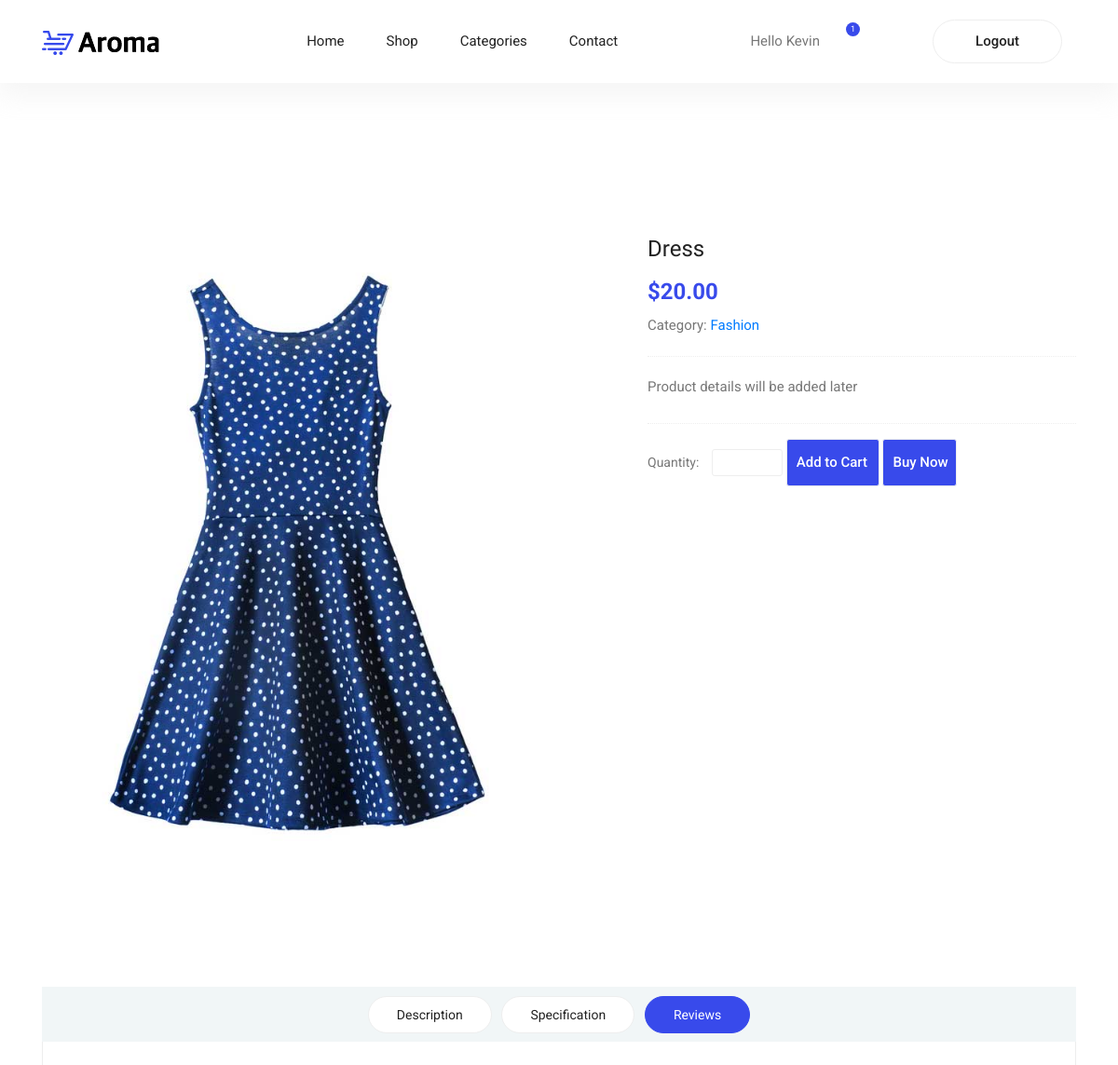
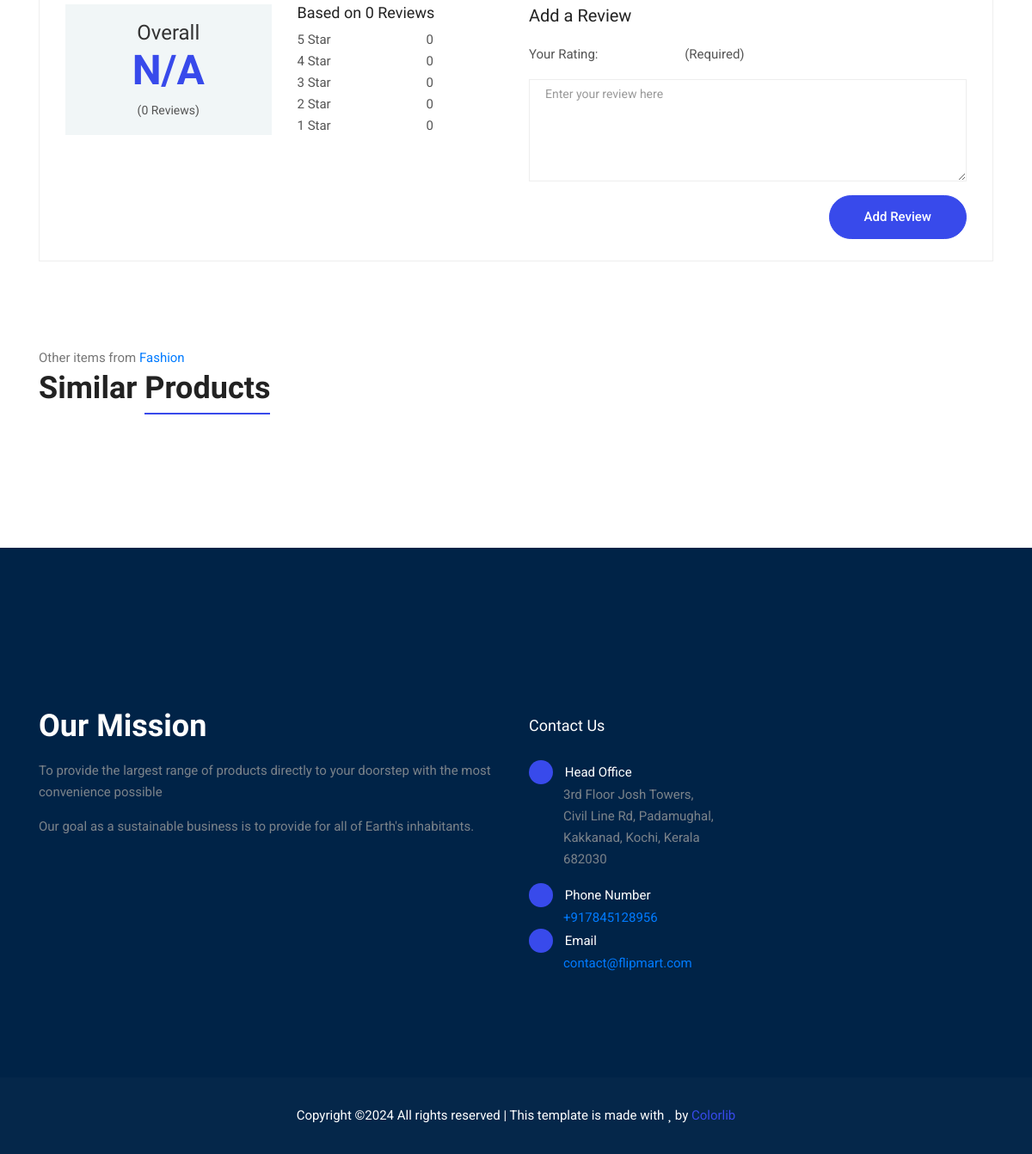
The app's page /user/product/10 (signed in) with its own data (2 pictures, top to bottom).
### siteadmin/models.py (models this page shows, shortened)
class User(models.Model):
    name = models.CharField(max_length=100, unique=True)
    email = models.EmailField()
    password = models.CharField(max_length=100)

class Product(models.Model):
    name = models.CharField(max_length=100)
    price = models.DecimalField(decimal_places=2,max_digits=9)
    category = models.ForeignKey(to=Category, on_delete=models.CASCADE, null=True)
    image = models.ImageField(upload_to='products', default='products/null.jpg')
    details = models.TextField(default='Product details will be added later.')

class Category(models.Model):
    name = models.CharField(max_length=100)
    image = models.ImageField(upload_to='categories', default='products/null.jpg')

### user/views.py (the view, shortened to what this page needs)
# urls.py: path("product/<int:id>", views.product, name="product"),
def product(request, id):
    product = Product.objects.get(id = id)
    reviews = Review.objects.filter(product = product)
    if reviews.exists():
        avg_rating = round(reviews.aggregate(Avg("rating"))['rating__avg'], ndigits=1)
    else:
        avg_rating = 'N/A'
    rating_1 = reviews.filter(rating = 1).count()
    rating_2 = reviews.filter(rating = 2).count()
    rating_3 = reviews.filter(rating = 3).count()
    rating_4 = reviews.filter(rating = 4).count()
    rating_5 = reviews.filter(rating = 5).count()
    context = {
        'product': product,
        'reviews': reviews,
        'avg_rating': avg_rating,
        'rating_1': rating_1,
        'rating_2': rating_2,
        'rating_3': rating_3,
        'rating_4': rating_4,
        'rating_5': rating_5
    }
    user = get_user(request)
    if user == None:
        return redirect('user:login')
    purchases = Purchase.objects.filter(user = user, product=product)
    userreview = Review.objects.filter(user=user, product=product)
    context.update({'userreview': userreview.first()})
    purchased_product = False
    reviewed = False
    if purchases.exists():
        purchased_product = True
    if userreview.exists():
        reviewed = True
    context.update({'purchased_product': purchased_product})
    context.update({'reviewed': reviewed})
    products = Product.objects.filter(category = product.category)
    context['products'] = products
    pass_user_details(request, context)
    return render(request, 'user/product.html', context)

### user/views.py (called while the page is built)
def get_user(request):
    try:
        user = User.objects.get(name = request.session.get('username'))
        return user
    except ObjectDoesNotExist:
        return None

def pass_user_details(request, context):
    username = request.session.get('username')
    context['username'] = username
    user = User.objects.filter(name = username).first()
    cart_items_count = CartItem.objects.filter(user = user).count()
    context['cart_items_count'] = cart_items_count

### templates/user/product.html (shortened to what this page needs)
{% extends 'user/home.html' %}
{% block content %}
<div class="product_image_area">
    <div class="container">
        <div class="row s_product_inner">
            <div class="col-lg-6">
                <img class="img-fluid" src="{{product.image.url}}" alt="product image">
            </div>
            <div class="col-lg-5 offset-lg-1">
                <div class="s_product_text">
                    <h3>{{product.name}}</h3>
                    <h2>${{product.price}}</h2>
                    <ul>
                        <li>Category: <a class="active" href="{% url 'user:category' product.category.id %}">{{product.category.name}}</a></li>
                    </ul>
                    <p>
                        {{product.details}}
                    </p>
                    <div class="mt-3">
                        <form class="product_count" action="{% url 'user:add_to_cart' product.id %}" method="post">
                            <label for="qty">Quantity:</label>
                            <input type="number" name='qty' min="1" required>
                            <input type="submit" name="action" value="Add to Cart"  class="button" style="width: 100px;">
                            <input type="submit" name="action" value="Buy Now"  class="button" style="width: 80px;">
                        </form>
                    </div>
            </div>
        </div>
    </div>
</div>
<section class="product_description_area">
    <div class="container">
        <ul class="nav nav-tabs" id="myTab" role="tablist">
            <li class="nav-item">
                <a class="nav-link" id="home-tab" data-toggle="tab" href="#home" role="tab" aria-controls="home" aria-selected="true">Description</a>
            </li>
            <li class="nav-item">
                <a class="nav-link" id="profile-tab" data-toggle="tab" href="#profile" role="tab" aria-controls="profile"
                 aria-selected="false">Specification</a>
            </li>
            <li class="nav-item">
                <a class="nav-link active" id="review-tab" data-toggle="tab" href="#review" role="tab" aria-controls="review"
                 aria-selected="false">Reviews</a>
            </li>
        </ul>
        <div class="tab-content" id="myTabContent">
            <div class="tab-pane fade show active" id="review" role="tabpanel" aria-labelledby="review-tab">
                <div class="row">
                    <div class="col-lg-6">
                        <div class="row total_rate">
                            <div class="col-6">
                                <div class="box_total">
                                    <h5>Overall</h5>
                                    <h4>{{avg_rating}}</h4>
                                    <h6>({{reviews|length}} Reviews)</h6>
                                </div>
                            </div>
                            <div class="col-6">
                                <div class="rating_list">
                                    <h3>Based on {{reviews|length}} Reviews</h3>
                                    <ul class="list">
                                        <li>
                                        <a>5 Star
                                            <i class="fa fa-star"></i>
                                            <i class="fa fa-star"></i>
                                            <i class="fa fa-star"></i>
                                            <i class="fa fa-star"></i>
                                            <i class="fa fa-star"></i>
                                            {{rating_5}}
                                        </a>
                                        </li>
                                        <li>
                                            <a>4 Star
                                                <i class="fa fa-star"></i>
                                                <i class="fa fa-star"></i>
                                                <i class="fa fa-star"></i>
                                                <i class="fa fa-star"></i>
                                                <i class="fa fa-star text-dark"></i>
                                                {{rating_4}}
                                            </a>
                                        </li>
                                        <li>
                                            <a>3 Star
                                                <i class="fa fa-star"></i>
                                                <i class="fa fa-star"></i>
                                                <i class="fa fa-star"></i>
                                                <i class="fa fa-star text-dark"></i>
                                                <i class="fa fa-star text-dark"></i>
                                                {{rating_3}}
                                            </a>
                                        </li>
                                        <li>
                                            <a>2 Star
                                                <i class="fa fa-star"></i>
                                                <i class="fa fa-star"></i>
                                                <i class="fa fa-star text-dark"></i>
                                                <i class="fa fa-star text-dark"></i>
                                                <i class="fa fa-star text-dark"></i>
                                                {{rating_2}}
                                            </a>
                                        </li>
                                        <li>
                                            <a>1 Star
                                                <i class="fa fa-star"></i>
                                                <i class="fa fa-star text-dark"></i>
                                                <i class="fa fa-star text-dark"></i>
                                                <i class="fa fa-star text-dark"></i>
                                                <i class="fa fa-star text-dark"></i>
                                                {{rating_1}}
                                            </a>
                                        </li>
                                    </ul>
                                </div>
                            </div>
                        </div>
                    </div>
                    <div class="col-lg-6">
                        {% if not purchased_product %}
                        <p>You must purchase a product before you can review it.</p>
                        {% else %}
                        <div class="review_box">
                            <h4>Add a Review</h4>
                            <p>Your Rating:</p>
                            <ul class="list">
                                <li><a onclick="rating(1)"><i id="1" class="fa fa-star text-dark"></i></a></li>
                                <li><a onclick="rating(2)"><i id="2" class="fa fa-star text-dark"></i></a></li>
                                <li><a onclick="rating(3)"><i id="3" class="fa fa-star text-dark"></i></a></li>
                                <li><a onclick="rating(4)"><i id="4" class="fa fa-star text-dark"></i></a></li>
                                <li><a onclick="rating(5)"><i id="5" class="fa fa-star text-dark"></i></a></li>
                            </ul>
                            <p id="rating-adjective">(Required)</p>
                            <form action="{% url 'user:product' product.id %}" class="form-contact form-review mt-3" method="post">
                                <div class="form-group">
                                    <textarea class="form-control different-control w-100" name="details" id="textarea" cols="30" rows="5" placeholder="Enter your review here" required></textarea>
                                </div>
                                <div class="form-group text-center text-md-right mt-3">
                                    <input type="submit" name="action" value="Add Review" class="button button--active button-review">
                                </div>
                            </form>
                        </div>
                        {% endif %}
                    </div>
                </div>
            </div>
        </div>
    </div>
</section>
<section class="related-product-area section-margin--small mt-0">
    <div class="container">
        <div class="section-intro pb-60px">
            <p>Other items from <a href="{% url 'user:category' product.category.id %}">{{product.category.name}}</a></p>
            <h2>Similar <span class="section-intro__style">Products</span></h2>
        </div>
  </div>
</section>
{% endblock %}

### templates/user/home.html (shortened to what this page needs)
{% load static %}
<!DOCTYPE html>
<html lang="en">
<head>
  <link rel="stylesheet" href="{% static 'vendors/bootstrap/bootstrap.min.css' %}">
  <link rel="stylesheet" href="{% static 'vendors/fontawesome/css/all.min.css' %}">
	<link rel="stylesheet" href="{% static 'vendors/themify-icons/themify-icons.css' %}">
  <link rel="stylesheet" href="{% static 'vendors/nice-select/nice-select.css' %}">
  <link rel="stylesheet" href="{% static 'vendors/owl-carousel/owl.theme.default.min.css' %}">
  <link rel="stylesheet" href="{% static 'vendors/owl-carousel/owl.carousel.min.css' %}">
  <link rel="stylesheet" href="{% static 'css/style.css' %}">
</head>
<body>
  {% block header %}
	<header class="header_area">
    <div class="main_menu">
      <nav class="navbar navbar-expand-lg navbar-light">
        <div class="container">
          <a class="navbar-brand logo_h" href="{% url 'user:home' %}"><img src="{% static 'img/logo.png' %}" alt=""></a>
          <div class="collapse navbar-collapse offset" id="navbarSupportedContent">
            <ul class="nav navbar-nav menu_nav ml-auto mr-auto">
              <li class="nav-item {% block homelink %}active{% endblock%}"><a class="nav-link" href="{% url 'user:home' %}">Home</a></li>
              <li class="nav-item {% block shoplink %}{% endblock%}"><a class="nav-link" href="{% url 'user:shop' %}">Shop</a></li>
              <li class="nav-item {% block categorylink %}{% endblock%}"><a class="nav-link" href="{% url 'user:categories' %}">Categories</a></li>
              <li class="nav-item {% block contactlink %}{% endblock contactlink %}"><a class="nav-link" href="{% url 'user:contact' %}">Contact</a></li>
            </ul>
            <ul class="nav-shop">
              {% if not username %}
              <li class="nav-item"><a class="button button-header" href="{% url 'user:login' %}">Login</a></li>
              <li class="nav-item" style="margin: 0;"><a class="button button-header" href="{% url 'user:register' %}">Register</a></li>
              {% else %}
              <li>Hello {{username}}</li>
              <li class="nav-item"><a href="{% url 'user:cart' %}"><button><i class="ti-shopping-cart"></i><span class="nav-shop__circle">{{cart_items_count}}</span></button></a></li>
              <li class="nav-item"><a href="{% url 'user:account' %}"><i class="ti-user"></i></a> </li>
              <li class="nav-item"><a class="button button-header" href="{% url 'user:logout' %}">Logout</a></li>
              {% endif %}
            </ul>
          </div>
        </div>
      </nav>
    </div>
  </header>
  {% endblock %}
  {% block content %}{% endblock %}
  {% block footer %}
	<footer class="footer">
		<div class="footer-area">
			<div class="container">
				<div class="row">
					<div class="col-lg-6 col-md-6 col-sm-6">
						<div class="single-footer-widget tp_widgets">
							<h4 class="footer_title large_title">Our Mission</h4>
							<p>
								To provide the largest range of products directly to your doorstep
                with the most convenience possible
							</p>
							<p>
								Our goal as a sustainable business is to provide for all of Earth's
                inhabitants.
							</p>
						</div>
					</div>
					<div class="col-lg-6 col-md-6 col-sm-6">
						<div class="single-footer-widget tp_widgets">
							<h4 class="footer_title">Contact Us</h4>
							<div class="ml-40">
								<p class="sm-head">
									<span class="fa fa-location-arrow"></span>
									Head Office
								</p>
								<p>3rd Floor Josh Towers,<br>
                  Civil Line Rd, Padamughal,<br>
                  Kakkanad, Kochi, Kerala<br>
                  682030</p>
								<p class="sm-head">
									<span class="fa fa-phone"></span>
									Phone Number
								</p>
								<a href="tel:+917845128956">
									+917845128956
                </a>
								<p class="sm-head">
									<span class="fa fa-envelope"></span>
									Email
								</p>
								<a href="mailto:contact@flipmart.com">contact@flipmart.com</a>
							</div>
						</div>
					</div>
				</div>
			</div>
		</div>
		<div class="footer-bottom">
			<div class="container">
				<div class="row d-flex">
					<p class="col-lg-12 footer-text text-center">
Copyright &copy;<script>document.write(new Date().getFullYear());</script> All rights reserved | This template is made with <i class="fa fa-heart" aria-hidden="true"></i> by <a href="https://colorlib.com" target="_blank">Colorlib</a>
</p>
				</div>
			</div>
		</div>
	</footer>
  {% endblock %}
</body>
</html>

### records on screen
User: name "Kevin"
Product: image (picture), name "Dress", price "20.00", category.name "Fashion", details "Product details will be added later"

### other values on screen
{{ cart_items_count }} "1"
{{ avg_rating }} "N/A"
{{ reviews|length }} "0"
{{ rating_5 }} "0"
{{ rating_4 }} "0"
{{ rating_3 }} "0"
{{ rating_2 }} "0"
{{ rating_1 }} "0"
